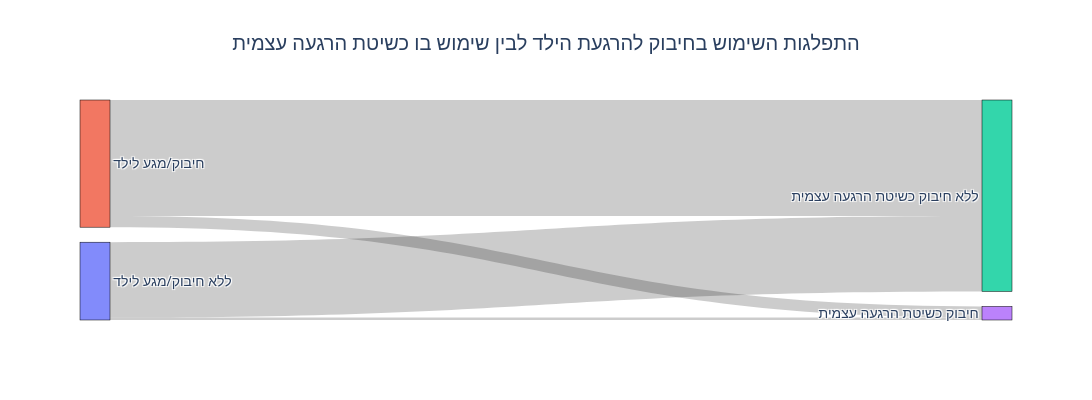

This figure's notebook cell:
### Markdown cell above
<div dir='rtl'>
כעת נבדוק את התתפלגות בין ההורים שהשתמשו בחיבוק כשיטת הרגעה עצמית וכשיטת הרגעה לילדיהם.
</p>

### Code cell
df["hug_child"] = df["dominant_method"].fillna("").str.contains("חיבוק/מגע") #אם יש ערכים חסרים זה מחזיר שגיאה ולכן fill
df["hug_self"] = df["dominant_method_self"].fillna("").str.contains("חיבוק") #כנ"ל

summary = df.groupby(["hug_child", "hug_self"]).size().reset_index(name="count") #בודק כמה יש לקבוצה

summary["hug_child"] = summary["hug_child"].map({True: "חיבוק/מגע לילד",False: "ללא חיבוק/מגע לילד"})
summary["hug_self"] = summary["hug_self"].map({True: "חיבוק כשיטת הרגעה עצמית",False: "ללא חיבוק כשיטת הרגעה עצמית"})
labels = list(pd.unique(pd.Series(summary["hug_child"].tolist() + summary["hug_self"].tolist())))

label_to_index = {label: i for i, label in enumerate(labels)}

summary["source_index"] = summary["hug_child"].map(label_to_index)
summary["target_index"] = summary["hug_self"].map(label_to_index)

fig = go.Figure(data=[go.Sankey(node=dict(pad=15,thickness=30,line=dict(color="black", width=0.5),label=labels),link=dict(source=summary["source_index"],target=summary["target_index"],value=summary["count"]))])
fig.update_layout(title=dict(text="התפלגות השימוש בחיבוק להרגעת הילד לבין שימוש בו כשיטת הרגעה עצמית",x=0.5) ,font_size=14,width=1200,height=400)

fig.show()

### Figure 1 — Plotly figure (JSON) as saved in the notebook; plotly's stock layout.template omitted (floating-point values rounded to 4 significant figures)
{"data": [{"link": {"source": [0, 0, 1, 1], "target": [2, 3, 2, 3], "value": [61, 2, 94, 9]}, "node": {"label": ["ללא חיבוק/מגע לילד", "חיבוק/מגע לילד", "ללא חיבוק כשיטת הרגעה עצמית", "חיבוק כשיטת הרגעה עצמית"], "line": {"color": "black", "width": 0.5}, "pad": 15, "thickness": 30}, "type": "sankey"}], "layout": {"font": {"size": 14}, "height": 400, "title": {"text": "התפלגות השימוש בחיבוק להרגעת הילד לבין שימוש בו כשיטת הרגעה עצמית", "x": 0.5}, "width": 1200}}
